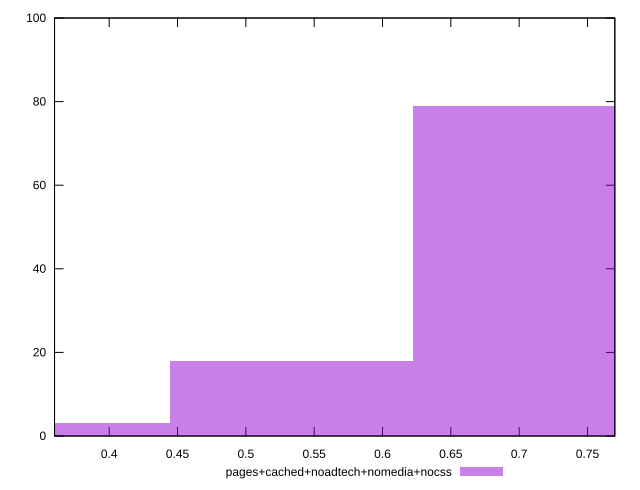

The script that saved this image:
reset

$pagesCachedNoadtechNomediaNocss <<EOF
0.7108694691318528 79
0.5331521018488896 18
0.3554347345659264 3
EOF

set key outside below
set boxwidth 0.1777173672829632
set xrange [0.36:0.77]
set yrange [0:100]
set trange [0:100]
set style fill transparent solid 0.5 noborder
set terminal svg size 640, 490 enhanced background rgb 'white'
set output "report_00013_2021-02-09T12-04-24.940Z/meta/score/comparison/histogram/4_vs_5.svg"

plot $pagesCachedNoadtechNomediaNocss title "pages+cached+noadtech+nomedia+nocss" with boxes

reset
